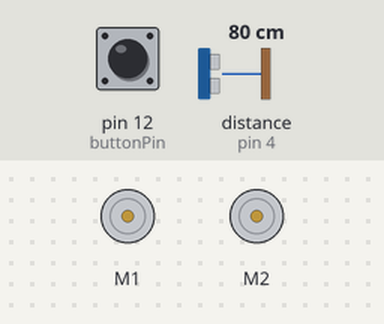
A sketch run on a simulated Arduino Uno, built with avr-gcc and run on an emulated ATmega328P. On the bench: 2 × DC motor (green arrow = forward, orange = backward, longer = faster). Inputs (shaded band) come from the test bench; at power-on: pin 12 (buttonPin) HIGH, distance to the obstacle (sensor on pin 4) 80 cm. The echo pulse lasts 58.3 µs per cm; what the sketch prints to the serial monitor is not drawn.

Above: at 0.8 s.
0.9 s: pin 12 (buttonPin) pulled LOW for 0.15 s
At 2.0 s:
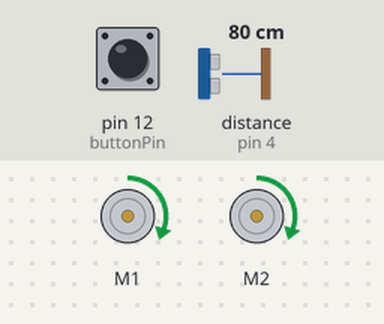
2.5 s: distance to the obstacle (sensor on pin 4) set to 2 cm
At 3.8 s:
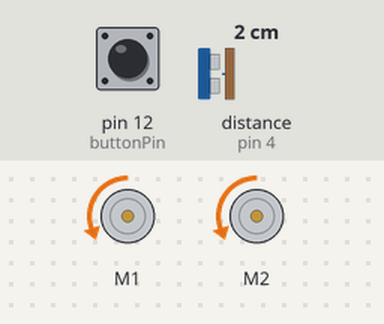
10.0 s: distance to the obstacle (sensor on pin 4) set to 18 cm
At 11.2 s:
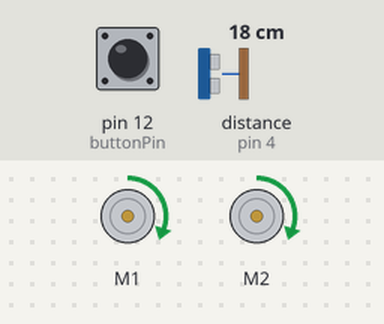
Timing chart, 0 to 13.0 s (numbered marks = the images above; inputs shaded):
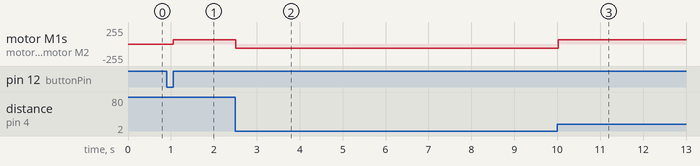

The sketch:

kadai11-2-5.ino
```cpp
#include <ZumoMotors.h> //モータライブラリの読み込み
#include <Pushbutton.h> //ボタンライブラリの読み込み

const int trig = 2; //Trigピン2番
const int echo = 4; //Echoピン4番
const int buttonPin = 12; //ボタンピンは12番

unsigned long int timeStart = 0;
unsigned long int timeEnd = 0;

unsigned long interval; //Echoのパルス幅(μs)
int distance; //距離(cm)

ZumoMotors motors; //ZumoMotorsクラスのインスタンス生成
Pushbutton button(ZUMO_BUTTON); //Pushbuttonクラスのインスタンスを生成

void setup() {
  Serial.begin(9600);
  pinMode(trig,OUTPUT); //trigを出力
  pinMode(echo,INPUT); //echoを入力
  button.waitForButton();
}

void loop() {
  //10μsのパルスを超音波センサのTrigピンに出力
  timeStart = micros(); //開始時間

  digitalWrite(trig,HIGH);
  delayMicroseconds(10);
  digitalWrite(trig,LOW);
  interval = pulseIn(echo,HIGH,23068); //echoがhighである時間を計測
  distance = 340* interval / 10000/ 2; //距離(cm)に変換


  //距離が10cm以下なら後進
  if( distance < 10 ){
    motors.setLeftSpeed(-100);
    motors.setRightSpeed(-100);
  }
  //距離が10cm以上なら前進
  if(distance > 10) {
    motors.setLeftSpeed(100);
    motors.setRightSpeed(100);
  }
  //距離が10cmなら停止
  if(distance == 10) {
    motors.setLeftSpeed(0);
    motors.setRightSpeed(0);
  }
  timeEnd = micros(); //終了時間
  Serial.print("距離=");
  Serial.print(distance);
  Serial.print("cm");
  Serial.print(",経過時間=");
  Serial.print(timeEnd - timeStart); //経過時間をシリアル通信
  Serial.println("μs");
  delay(60);
}
```

Measured:
- after the input at 0.9 s, motor M1, motor M2: stopped → forward 63/255 after 0.16 s
- after the input at 2.5 s, motor M1, motor M2: forward 63/255 → backward 63/255 at once
- after the input at 10.0 s, motor M1, motor M2: backward 63/255 → forward 63/255 at once
